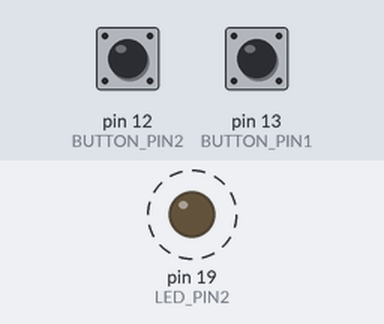
The sketch below on a simulated Arduino Uno, built with avr-gcc and run on an emulated ATmega328P. On the bench: output pins drawn as LEDs (lit = HIGH). Dashed ring = blinking. The test bench sets the inputs (shaded band); at power-on: pin 12 (BUTTON_PIN2) HIGH, pin 13 (BUTTON_PIN1) HIGH. Pins used as bus, display or sensor lines are not drawn.

Above: at 1.2 s.
1.3 s: pin 12 (BUTTON_PIN2) pulled LOW for 0.15 s
At 2.6 s:
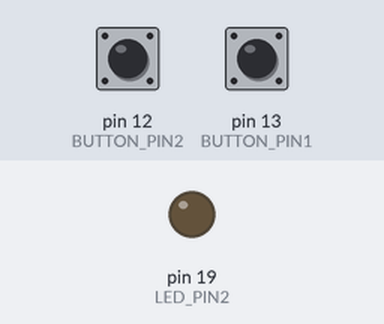
2.9 s: pin 12 (BUTTON_PIN2) pulled LOW for 1 s
At 3.15 s:
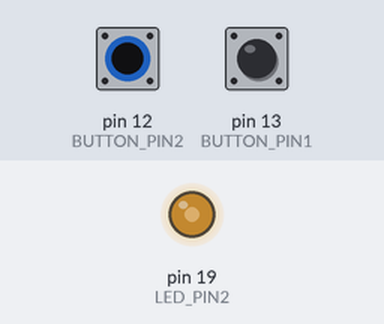
Timing chart, 0 to 12.0 s (numbered marks = the images above; inputs shaded):
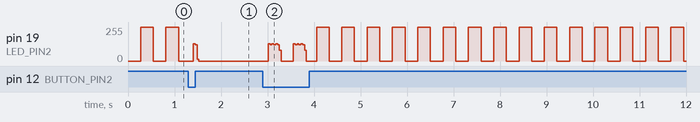

The sketch:

EE590_Lab1_Part4.ino
```cpp
#define LED_PIN1 1
#define LED_PIN2 19
#define BUTTON_PIN1 13
#define BUTTON_PIN2 12
//Above define the pins in use for the extra credit problem

/*
Created by Sai Jayanth Kalisi

Extra credit component for the Lab 1 EE 590
*/

/*
Setup for GPIO
Buttons are marked as pull ups as recommended by the lab documentation
Serial is at 115200 baud as per standard
*/
void setup() {
  // put your setup code here, to run once:
  pinMode(LED_PIN1, OUTPUT);
  pinMode(BUTTON_PIN1, INPUT_PULLUP);
  pinMode(LED_PIN2, OUTPUT);
  pinMode(BUTTON_PIN2, INPUT_PULLUP);
  Serial.begin(115200);
}

//Keeping track of state and frequency of each blink
bool blink1 = true;
bool blink2 = true;
int blink1Freq = 1000;
int blink2Freq = 500;

//Time keeping
int i = 0;
int j = 0;

//letting the compiler know that this prevButton value can change repeatedly
// not sure if is necessary, but putting it down just in case
volatile int prevButton = HIGH;

/*
Handling states -> state is true if blinking, false if not;
*/
bool StateMachineBlinks(uint8_t button, bool state) {
  // Ensuring the swap happens only once per button press
  if(digitalRead(button) == LOW && prevButton == HIGH){
    prevButton = LOW;
    return !state;
  }
  prevButton = HIGH;
  return state;
}

/*
Handling actual blinking of given LED
based on input state, time and frequency
*/
void handleLED(uint8_t LED, bool state, int time, int freq) {
  if(!state) {
    digitalWrite(LED, LOW);
  }
  else if (i % freq > freq/2) {
    digitalWrite(LED, HIGH);
  }
  else if (i % freq <= freq/2) {
    digitalWrite(LED, LOW);
  }
}

/*
Loop occurs repeatedly, alternate to while(1), for(;;) or looping gotos in main
*/
void loop() {
  // put your main code here, to run repeatedly:

  //Handling blinking for both LEDs based on both buttons
  blink1 = StateMachineBlinks(BUTTON_PIN1, blink1);
  blink2 = StateMachineBlinks(BUTTON_PIN2, blink2);

  //printing blink state for posterity
  // Serial.println(blink1);
  // Serial.println(blink2);
  // Serial.println();

  //updating timer
  i = (i + 1) % blink1Freq;
  j = (j + 1) % blink2Freq;

  // LED control
  handleLED(LED_PIN1, blink1, i, blink1Freq);
  handleLED(LED_PIN2, blink2, j, blink2Freq);

  //delaying for each clock tick.
  delay(1);
}
```
